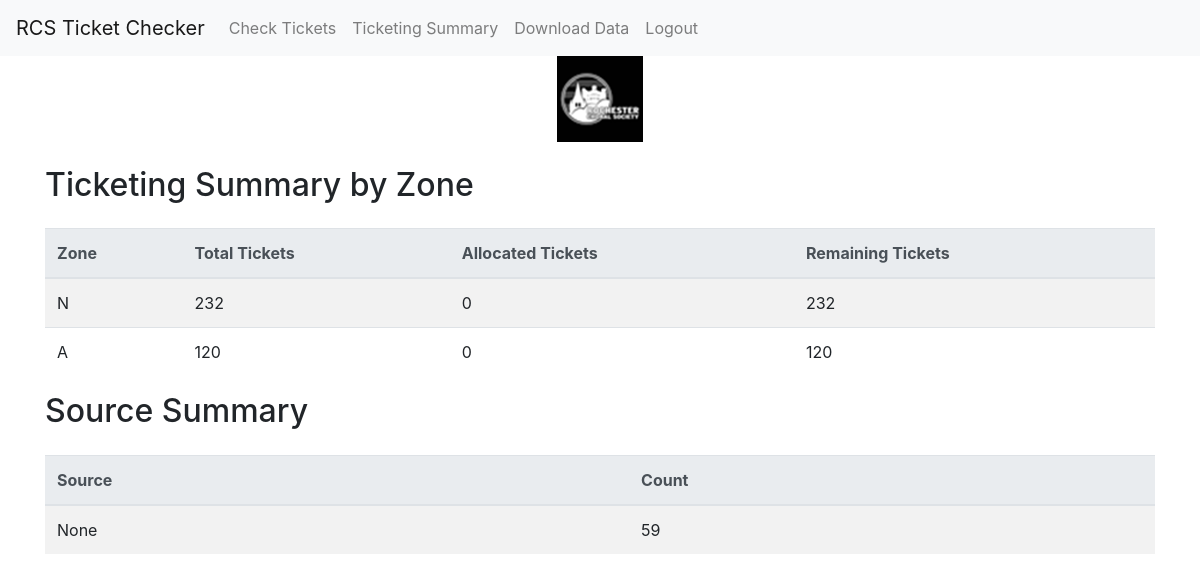
Screenshot of /ticketing_summary with the database file from the repository.
### tables this page shows
CREATE TABLE tickets (
                id INTEGER PRIMARY KEY AUTOINCREMENT,
                order_number TEXT,
                name TEXT,
                total_tickets INTEGER,
                zone TEXT,
                allocated_tickets INTEGER DEFAULT 0,
                source TEXT
            );

### views.py (the view)
@appbp.route('/ticketing_summary')
def ticketing_summary():
    summary = {}
    contacts_summary = {}
    db = sqlite3.connect('tickets.db')
    cursor = db.cursor()
    cursor.execute(
        'SELECT zone, total_tickets, allocated_tickets, source FROM tickets')
    for zone, total_tickets, allocated_tickets, source in cursor.fetchall():
        if zone not in summary:
            summary[zone] = {'total_tickets': 0, 'allocated_tickets': 0}
        summary[zone]['total_tickets'] += total_tickets
        summary[zone]['allocated_tickets'] += allocated_tickets
        if source not in contacts_summary:
            contacts_summary[source] = 0
        contacts_summary[source] += 1
    db.close()
    ticket_summary = {
        zone: {
            'total_tickets': data['total_tickets'],
            'allocated_tickets': data['allocated_tickets']
        }
        for zone, data in summary.items()
    }
    return render_template('ticketing_summary.html',
                           ticket_summary=ticket_summary,
                           contacts_summary=contacts_summary)

### templates/ticketing_summary.html (shortened to what this page needs)
<!DOCTYPE html>
<html lang="en">
<head>
    <link rel="stylesheet" href="https://stackpath.bootstrapcdn.com/bootstrap/4.5.2/css/bootstrap.min.css">
</head>
<body>
  <nav class="navbar navbar-expand-lg navbar-light bg-light">
      <a class="navbar-brand" >RCS Ticket Checker</a>
      <div class="collapse navbar-collapse" id="navbarNav">
          <ul class="navbar-nav">
              <li class="nav-item">
                  <a class="nav-link" href="/check_tickets">Check Tickets</a>
              </li>
              <li class="nav-item">
                  <a class="nav-link" href="/ticketing_summary">Ticketing Summary</a>
              </li>
              <li class="nav-item">
                 <a class="nav-link" href="/download2">Download Data</a>
              </li>
              <li class="nav-item">
                  <a class="nav-link" href="/logout">Logout</a>
              </li>
          </ul>
      </div>
   </nav>
   <img src="/static/RCS-Avatar-small.png" alt='logo' class="center-image">
    <div class="container mt-4">
        <h2 class="mb-4">Ticketing Summary by Zone</h2>
        <table class="table table-striped">
            <thead class="thead-light">
                <tr>
                    <th scope="col">Zone</th>
                    <th scope="col">Total Tickets</th>
                    <th scope="col">Allocated Tickets</th>
                    <th scope="col">Remaining Tickets</th>
                </tr>
            </thead>
            <tbody>
                {% for zone, data in ticket_summary.items() %}
                    <tr>
                        <td>{{ zone }}</td>
                        <td>{{ data.total_tickets }}</td>
                        <td>{{ data.allocated_tickets }}</td>
                        <td>{{ data.total_tickets - data.allocated_tickets }}</td>
                    </tr>
                {% endfor %}
            </tbody>
        </table>
        <h2 class="mb-4">Source Summary</h2>
        <table class="table table-striped">
            <thead class="thead-light">
                <tr>
                    <th scope="col">Source</th>
                    <th scope="col">Count</th>
                </tr>
            </thead>
            <tbody>
                {% for source, count in contacts_summary.items() %}
                    <tr>
                        <td>{{ source }}</td>
                        <td>{{ count }}</td>
                    </tr>
                {% endfor %}
            </tbody>
        </table>
    </div>
</body>
</html>

### templates/ticketing_summary.html (style rules this page uses)
.center-image { display: block; margin-left: auto; margin-right: auto; }

### rows the page displays
tickets: zone "A", total_tickets "120", allocated_tickets "0", data.total_tickets-data.allocated_tickets "120"
tickets: source "None", count "59"

### other values shown
{{ zone }} "N"
{{ data.total_tickets }} "232"
{{ data.allocated_tickets }} "0"
{{ data.total_tickets - data.allocated_tickets }} "232"
